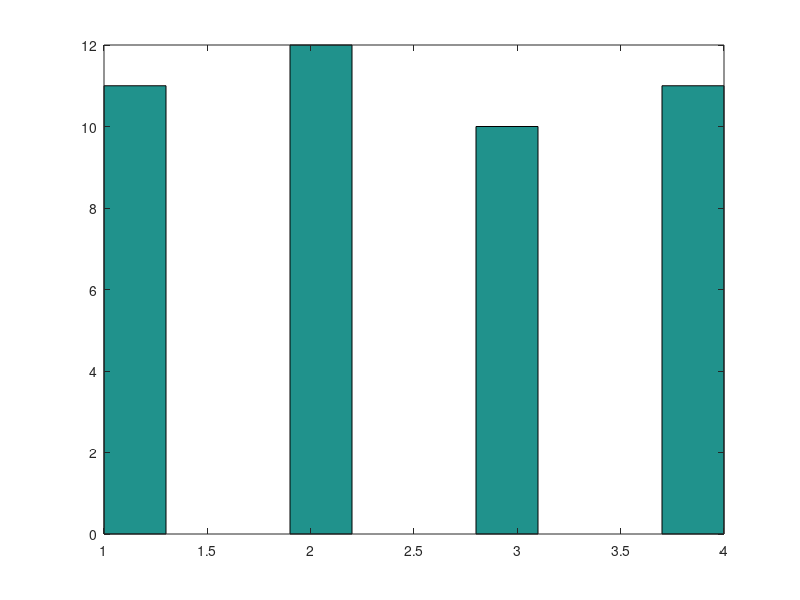

The MATLAB script that drew this image:
clear;
clc;
NumCate = 4;
NumTraj = 22;
x = linspace(1,NumCate,NumCate);
y = nchoosek(x,2);
y = [y(:,2),y(:,1)];

if NumTraj > length(y)
    NumTraj1 = length(y);
else
    NumTraj1 = NumTraj;
end

z(1:NumTraj1,1)=NaN;

for i = 1:NumTraj1
    if i == 1
        z(i,1) = randi(length(y));
    else
        a = randi(length(y));
        while ismember(a,z(1:i-1,1))
            a = randi(length(y));
        end
        z(i,1) = a;
    end
end
% for ii = 1:length(z)
%     Z(ii,:) = y(z(ii,1),:);
% end
% Z
Rat = NumTraj/NumTraj1
RatFl = floor (Rat)
MAdd = mod(NumTraj,NumTraj1)

if Rat > 1
    ZZ(1:2*(RatFl*NumTraj1+MAdd),1) = NaN;
    for jj = 1:length(z)
        ZZ(2*(jj-1)+1,:) = y(z(jj,1),1);
        ZZ(2*jj,:) = y(z(jj,1),2);
    end
    for jjj = 1:RatFl
        ZZ((jjj-1)*2*length(z)+1:jjj*2*length(z),1) = ZZ(1:2*length(z),1);
        if jjj == RatFl
            ZZ(jjj*2*length(z)+1:jjj*2*length(z)+2*MAdd,1)=ZZ(1:2*MAdd,1);
        end
    end
else
    ZZ(1:2*NumTraj1,1) = NaN;
    for kkk = 1:length(z)
        ZZ(2*(kkk-1)+1,:) = y(z(kkk,1),1);
        ZZ(2*kkk,:) = y(z(kkk,1),2);
    end
    
end
    
   
hist(ZZ)
ZZ
length(ZZ)

   